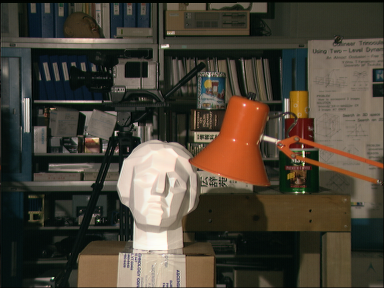
#> input picture tsukuba/left.png, 384 x 288 px
$ python problem_1.py
#> lines starting #> are read from the running program, lines starting #| are printed output that depends on the picture
import cv2
import numpy as np


def l1_distance(x, y):
    return abs(x - y)


def l2_distance(x, y):
    return (x - y) ** 2


left_img_path = 'tsukuba/left.png'
right_img_path = 'tsukuba/right.png'
disparity_range = 16

left = cv2.imread(left_img_path)
#> left is the input picture: shape (288, 384, 3); mean B, G, R 55.3, 67.6, 74.7
right = cv2.imread(right_img_path)
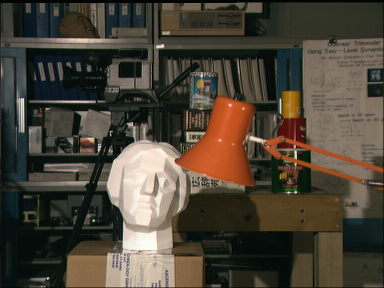
#> input picture tsukuba/right.png, 384 x 288 px
#> right is the input picture: shape (288, 384, 3); mean B, G, R 55.4, 67.9, 75.3

# Corrected cv2.imshow calls
cv2.imshow('Left Image', left)
cv2.imshow('Right Image', right)
cv2.waitKey(0)  # Wait for a key press to close the images
cv2.destroyAllWindows()


def pixel_wise_matching_l1(left_img, right_img, disparity_range, save_result=True):
    # Read left, right images then convert to grayscale
#> called with left_img = 'tsukuba/left.png', right_img = 'tsukuba/right.png', disparity_range = 16, save_result = True
    left = cv2.imread(left_img, 0)
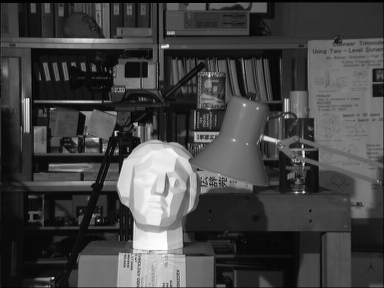
#> left: shape (288, 384); min 0, max 253, mean 67.8
    right = cv2.imread(right_img, 0)
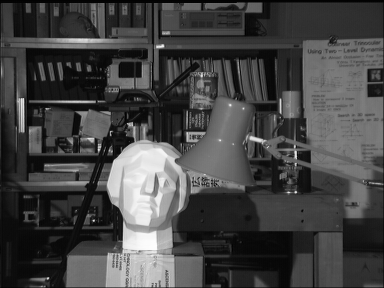
#> right: shape (288, 384); min 0, max 253, mean 68.2

    left = left.astype(np.float32)
    right = right.astype(np.float32)

    height, width = left.shape[:2]
#> height = 288; width = 384

    # Create blank disparity map
    depth = np.zeros((height, width), np.uint8)
    scale = 16
    max_value = 255

    for y in range(height):
        for x in range(width):
            # Find j where cost has minimum value
            disparity = 0
            cost_min = max_value

            for j in range(disparity_range):
                cost = max_value if (x - j) < 0 \
                    else l1_distance(int(left[y, x]), int(right[y, x - j]))

                if cost < cost_min:
                    cost_min = cost
                    disparity = j

            # Set the depth at (y, x) equal to disparity scaled for visualization
            depth[y, x] = disparity * scale
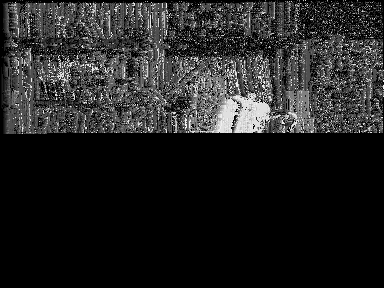
#> depth: shape (288, 384); min 0, max 240, mean 35

    if save_result:
        print('Saving result...')
        # Save results
        cv2.imwrite(f'pixel_wise_l1.png', depth)
        cv2.imwrite(f'pixel_wise_l1_color.png',
                    cv2.applyColorMap(depth, cv2.COLORMAP_JET))

    print('Done.')

    return depth, cv2.applyColorMap(depth, cv2.COLORMAP_JET)


# [42 lines left out: function pixel_wise_matching_l2, not called in this run]


# Test case for L1 distance
#> (the run stopped early here; a loop or call above may not have finished)
